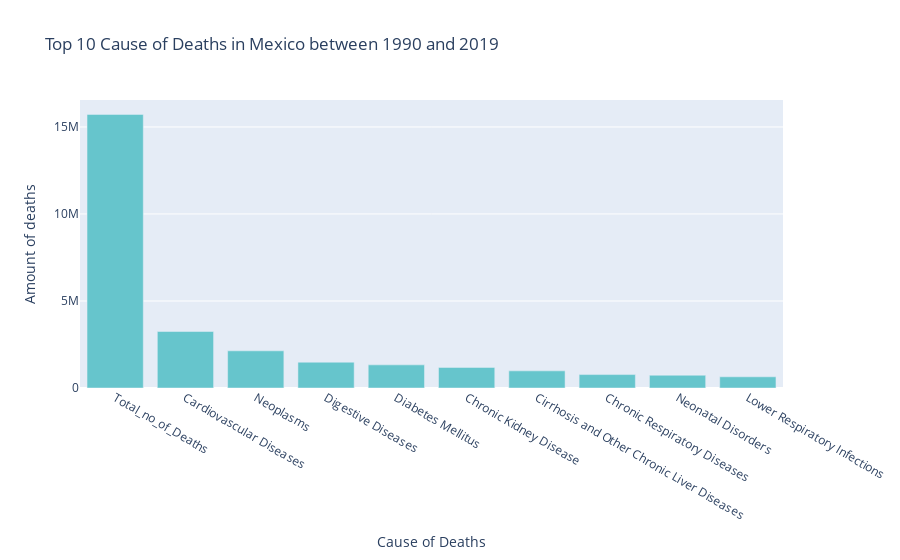
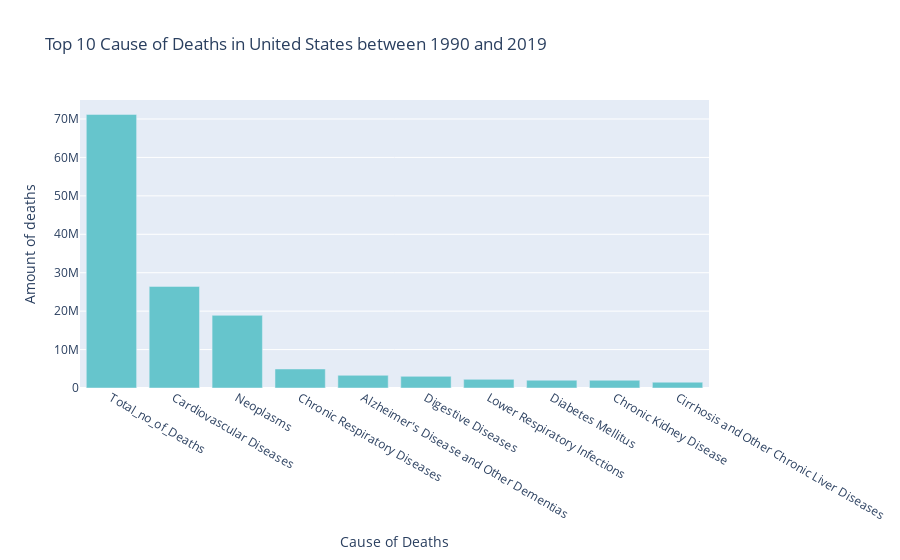
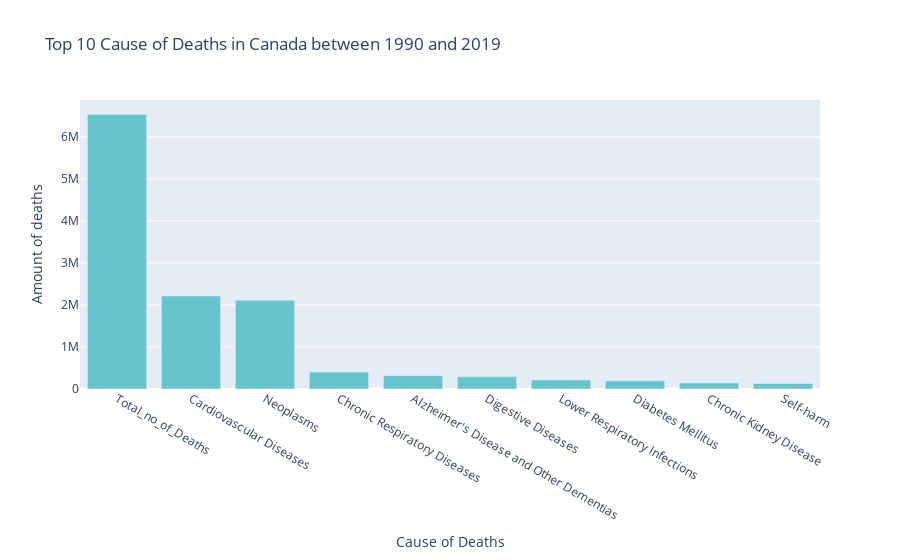
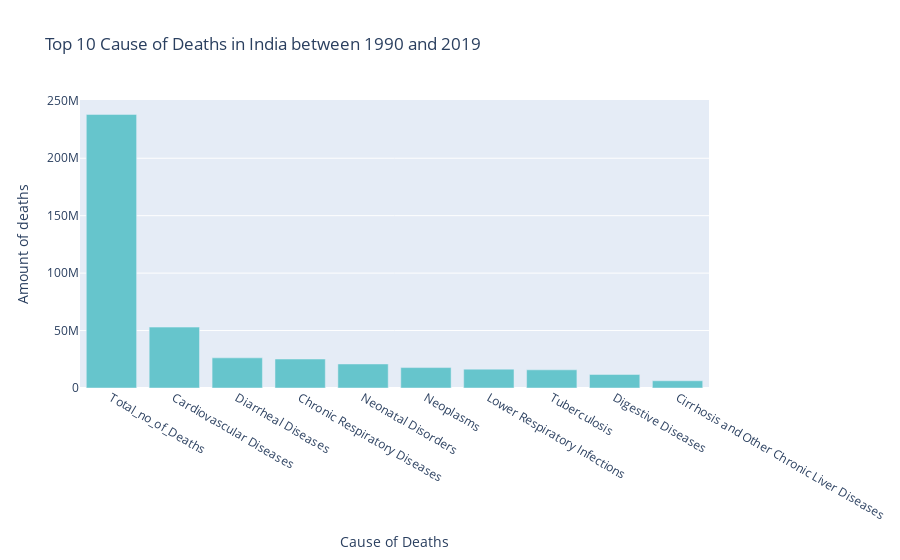

Notebook cell for these charts, in order:
### Code cell
top_10_illnesses('Mexico')
top_10_illnesses('United States')
top_10_illnesses('Canada')
top_10_illnesses('India')
top_10_illnesses('China')
top_10_illnesses('United Kingdom')

### Figure 1 — Plotly figure (JSON) as saved in the notebook; plotly's stock layout.template omitted (floating-point values rounded to 4 significant figures)
{"data": [{"alignmentgroup": "True", "hovertemplate": "variable=0<br>Cause of Deaths=%{x}<br>Amount of deaths=%{y}<extra></extra>", "legendgroup": "0", "marker": {"color": "rgb(102, 197, 204)", "pattern": {"shape": ""}}, "name": "0", "offsetgroup": "0", "orientation": "v", "showlegend": true, "textposition": "auto", "type": "bar", "x": ["Total_no_of_Deaths", "Cardiovascular Diseases", "Neoplasms", "Digestive Diseases", "Diabetes Mellitus", "Chronic Kidney Disease", "Cirrhosis and Other Chronic Liver Diseases", "Chronic Respiratory Diseases", "Neonatal Disorders", "Lower Respiratory Infections"], "xaxis": "x", "y": [15720801, 3244515, 2134942, 1483060, 1328966, 1182693, 985079, 771520, 734235, 643772], "yaxis": "y"}], "layout": {"barmode": "relative", "legend": {"title": {"text": "variable"}, "tracegroupgap": 0}, "showlegend": false, "title": {"text": "Top 10 Cause of Deaths in Mexico between 1990 and 2019"}, "xaxis": {"anchor": "y", "domain": [0, 1], "title": {"text": "Cause of Deaths"}}, "yaxis": {"anchor": "x", "domain": [0, 1], "title": {"text": "Amount of deaths"}}}}

### Figure 2 — Plotly figure (JSON) as saved in the notebook; plotly's stock layout.template omitted (floating-point values rounded to 4 significant figures)
{"data": [{"alignmentgroup": "True", "hovertemplate": "variable=0<br>Cause of Deaths=%{x}<br>Amount of deaths=%{y}<extra></extra>", "legendgroup": "0", "marker": {"color": "rgb(102, 197, 204)", "pattern": {"shape": ""}}, "name": "0", "offsetgroup": "0", "orientation": "v", "showlegend": true, "textposition": "auto", "type": "bar", "x": ["Total_no_of_Deaths", "Cardiovascular Diseases", "Neoplasms", "Chronic Respiratory Diseases", "Alzheimer's Disease and Other Dementias", "Digestive Diseases", "Lower Respiratory Infections", "Diabetes Mellitus", "Chronic Kidney Disease", "Cirrhosis and Other Chronic Liver Diseases"], "xaxis": "x", "y": [71197802, 26438346, 18905315, 4949052, 3302609, 3026943, 2248625, 2030631, 2018497, 1514325], "yaxis": "y"}], "layout": {"barmode": "relative", "legend": {"title": {"text": "variable"}, "tracegroupgap": 0}, "showlegend": false, "title": {"text": "Top 10 Cause of Deaths in United States between 1990 and 2019"}, "xaxis": {"anchor": "y", "domain": [0, 1], "title": {"text": "Cause of Deaths"}}, "yaxis": {"anchor": "x", "domain": [0, 1], "title": {"text": "Amount of deaths"}}}}

### Figure 3 — Plotly figure (JSON) as saved in the notebook; plotly's stock layout.template omitted (floating-point values rounded to 4 significant figures)
{"data": [{"alignmentgroup": "True", "hovertemplate": "variable=0<br>Cause of Deaths=%{x}<br>Amount of deaths=%{y}<extra></extra>", "legendgroup": "0", "marker": {"color": "rgb(102, 197, 204)", "pattern": {"shape": ""}}, "name": "0", "offsetgroup": "0", "orientation": "v", "showlegend": true, "textposition": "auto", "type": "bar", "x": ["Total_no_of_Deaths", "Cardiovascular Diseases", "Neoplasms", "Chronic Respiratory Diseases", "Alzheimer's Disease and Other Dementias", "Digestive Diseases", "Lower Respiratory Infections", "Diabetes Mellitus", "Chronic Kidney Disease", "Self-harm"], "xaxis": "x", "y": [6534938, 2213352, 2112700, 402093, 317320, 288628, 214127, 195320, 145149, 133442], "yaxis": "y"}], "layout": {"barmode": "relative", "legend": {"title": {"text": "variable"}, "tracegroupgap": 0}, "showlegend": false, "title": {"text": "Top 10 Cause of Deaths in Canada between 1990 and 2019"}, "xaxis": {"anchor": "y", "domain": [0, 1], "title": {"text": "Cause of Deaths"}}, "yaxis": {"anchor": "x", "domain": [0, 1], "title": {"text": "Amount of deaths"}}}}

### Figure 4 — Plotly figure (JSON) as saved in the notebook; plotly's stock layout.template omitted (floating-point values rounded to 4 significant figures)
{"data": [{"alignmentgroup": "True", "hovertemplate": "variable=0<br>Cause of Deaths=%{x}<br>Amount of deaths=%{y}<extra></extra>", "legendgroup": "0", "marker": {"color": "rgb(102, 197, 204)", "pattern": {"shape": ""}}, "name": "0", "offsetgroup": "0", "orientation": "v", "showlegend": true, "textposition": "auto", "type": "bar", "x": ["Total_no_of_Deaths", "Cardiovascular Diseases", "Diarrheal Diseases", "Chronic Respiratory Diseases", "Neonatal Disorders", "Neoplasms", "Lower Respiratory Infections", "Tuberculosis", "Digestive Diseases", "Cirrhosis and Other Chronic Liver Diseases"], "xaxis": "x", "y": [238158165, 52994710, 26243547, 25232974, 20911570, 17762703, 16419404, 15820922, 11804380, 6294910], "yaxis": "y"}], "layout": {"barmode": "relative", "legend": {"title": {"text": "variable"}, "tracegroupgap": 0}, "showlegend": false, "title": {"text": "Top 10 Cause of Deaths in India between 1990 and 2019"}, "xaxis": {"anchor": "y", "domain": [0, 1], "title": {"text": "Cause of Deaths"}}, "yaxis": {"anchor": "x", "domain": [0, 1], "title": {"text": "Amount of deaths"}}}}
